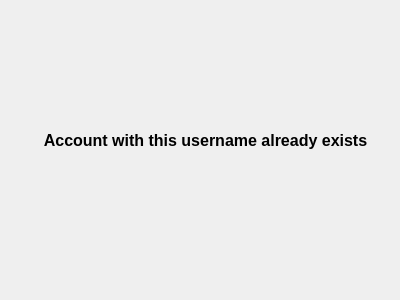
<?xml version="1.0" encoding="UTF-8"?>
<ui version="4.0">
 <class>ERROR</class>
 <widget class="QWidget" name="ERROR">
  <property name="geometry">
   <rect>
    <x>0</x>
    <y>0</y>
    <width>400</width>
    <height>300</height>
   </rect>
  </property>
  <property name="windowTitle">
   <string>Register Error</string>
  </property>
  <widget class="QLabel" name="label">
   <property name="geometry">
    <rect>
     <x>0</x>
     <y>50</y>
     <width>411</width>
     <height>181</height>
    </rect>
   </property>
   <property name="text">
    <string>&lt;html&gt;&lt;head/&gt;&lt;body&gt;&lt;p align=&quot;center&quot;&gt;&lt;span style=&quot; font-size:12pt; font-weight:600;&quot;&gt;Account with this username already exists&lt;/span&gt;&lt;/p&gt;&lt;/body&gt;&lt;/html&gt;</string>
   </property>
  </widget>
 </widget>
 <resources/>
 <connections/>
</ui>
